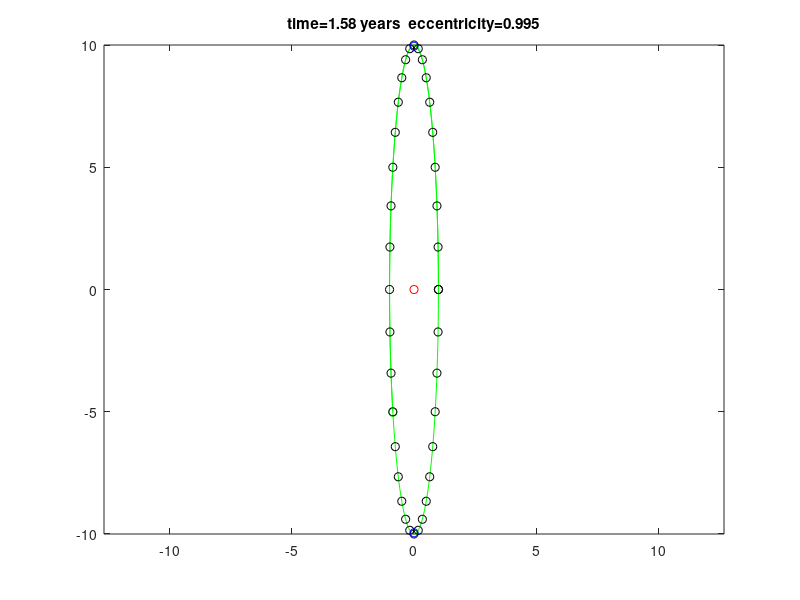

Recreate this plot in MATLAB.
clear;

h=0.05;       % timestep of 0.05 time-units
pos=[1 0];    % initial position
vel=[0 10];  % initial velocity

steps=200;              % number of steps
skip=ceil(steps/100);   % plot only 100 frames

for i=1:steps
  x(i)=pos(1);
  y(i)=pos(2);
  time=(i-1)*h/(2*pi);

  % Draw the trajectory and ellipse every skip'th step
  if rem(i,skip)==0
    a=0.5*(max(x)-min(x));   % compute width of ellipse
    b=0.5*(max(y)-min(y));   % compute height of ellipse

    x0=0.5*(max(x)+min(x));  % compute centre (x0,y0) of ellipse
    y0=0.5*(max(y)+min(y));

    % Two kinds of ellipse (tall/thin, or squat/wide)
    if a>b
      e=sqrt(1-b^2/a^2);
      xfocus(1)=x0+sqrt(a^2-b^2);  % foci of squat ellipse
      xfocus(2)=x0-sqrt(a^2-b^2);
      yfocus=[y0 y0];  
    else
      e=sqrt(1-a^2/b^2);
      xfocus=[x0 x0];              % foci of tall ellipse
      yfocus(1)=y0+sqrt(b^2-a^2);
      yfocus(2)=y0-sqrt(b^2-a^2);
    end

    % Show the ellipse every 10 degrees
    angle=linspace(0,2*pi,37);   
    xe=x0+a*cos(angle);
    ye=y0+b*sin(angle);

    plot(pos(1),pos(2),'go',x,y,'g-',xe,ye,'ko',0,0,'ro',xfocus,yfocus,'bo')
    title(sprintf('time=%.2f years  eccentricity=%.3f',time,e))
    axis equal
    pause(0.1)
  end

  r=norm(pos);
  accel=-r * pos/r;
 
  % Verlet Method
  if i==1
    next=pos + h*vel + 0.5*h*h*accel;
  else
    next=2*pos - prev + h*h*accel;
  end
 
  prev=pos;
  pos=next;
end

